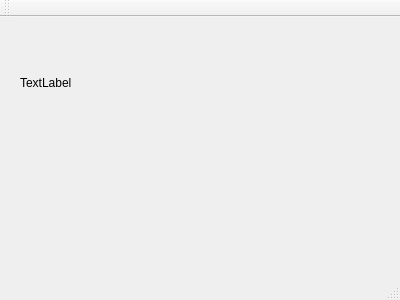
<?xml version="1.0" encoding="UTF-8"?>
<ui version="4.0">
 <class>MainWindow</class>
 <widget class="QMainWindow" name="MainWindow">
  <property name="geometry">
   <rect>
    <x>0</x>
    <y>0</y>
    <width>400</width>
    <height>300</height>
   </rect>
  </property>
  <property name="windowTitle">
   <string>MainWindow</string>
  </property>
  <widget class="QWidget" name="centralWidget">
   <widget class="QLabel" name="label">
    <property name="geometry">
     <rect>
      <x>20</x>
      <y>20</y>
      <width>361</width>
      <height>91</height>
     </rect>
    </property>
    <property name="text">
     <string>TextLabel</string>
    </property>
   </widget>
  </widget>
  <widget class="QMenuBar" name="menuBar">
   <property name="geometry">
    <rect>
     <x>0</x>
     <y>0</y>
     <width>400</width>
     <height>22</height>
    </rect>
   </property>
  </widget>
  <widget class="QToolBar" name="mainToolBar">
   <attribute name="toolBarArea">
    <enum>TopToolBarArea</enum>
   </attribute>
   <attribute name="toolBarBreak">
    <bool>false</bool>
   </attribute>
  </widget>
  <widget class="QStatusBar" name="statusBar"/>
 </widget>
 <layoutdefault spacing="6" margin="11"/>
 <resources/>
 <connections/>
</ui>
